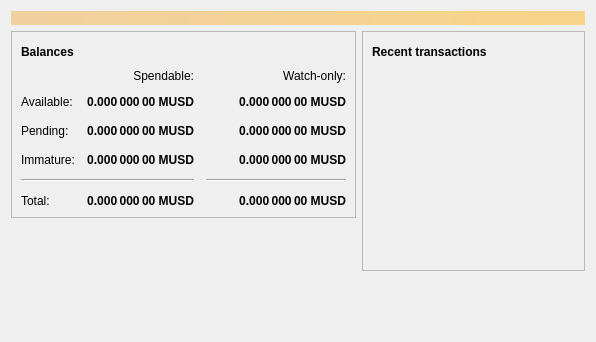
<?xml version="1.0" encoding="UTF-8"?>
<ui version="4.0">
 <class>OverviewPage</class>
 <widget class="QWidget" name="OverviewPage">
  <property name="geometry">
   <rect>
    <x>0</x>
    <y>0</y>
    <width>596</width>
    <height>342</height>
   </rect>
  </property>
  <property name="windowTitle">
   <string>Form</string>
  </property>
  <layout class="QVBoxLayout" name="topLayout">
   <item>
    <widget class="QLabel" name="labelAlerts">
     <property name="visible">
      <bool>false</bool>
     </property>
     <property name="styleSheet">
      <string notr="true">QLabel { background-color: qlineargradient(x1: 0, y1: 0, x2: 1, y2: 0, stop:0 #F0D0A0, stop:1 #F8D488); color:#000000; }</string>
     </property>
     <property name="wordWrap">
      <bool>true</bool>
     </property>
     <property name="margin">
      <number>3</number>
     </property>
     <property name="textInteractionFlags">
      <set>Qt::TextSelectableByMouse</set>
     </property>
    </widget>
   </item>
   <item>
    <layout class="QHBoxLayout" name="horizontalLayout" stretch="1,1">
     <item>
      <layout class="QVBoxLayout" name="verticalLayout_2">
       <item>
        <widget class="QFrame" name="frame">
         <property name="frameShape">
          <enum>QFrame::StyledPanel</enum>
         </property>
         <property name="frameShadow">
          <enum>QFrame::Raised</enum>
         </property>
         <layout class="QVBoxLayout" name="verticalLayout_4">
          <item>
           <layout class="QHBoxLayout" name="horizontalLayout_4">
            <item>
             <widget class="QLabel" name="label_5">
              <property name="font">
               <font>
                <weight>75</weight>
                <bold>true</bold>
               </font>
              </property>
              <property name="text">
               <string>Balances</string>
              </property>
             </widget>
            </item>
            <item>
             <widget class="QPushButton" name="labelWalletStatus">
              <property name="enabled">
               <bool>true</bool>
              </property>
              <property name="maximumSize">
               <size>
                <width>30</width>
                <height>16777215</height>
               </size>
              </property>
              <property name="toolTip">
               <string>The displayed information may be out of date. Your wallet automatically synchronizes with the Musdcoin network after a connection is established, but this process has not completed yet.</string>
              </property>
              <property name="text">
               <string/>
              </property>
              <property name="icon">
               <iconset resource="../bitcoin.qrc">
                <normaloff>:/icons/warning</normaloff>
                <disabledoff>:/icons/warning</disabledoff>:/icons/warning</iconset>
              </property>
              <property name="iconSize">
               <size>
                <width>24</width>
                <height>24</height>
               </size>
              </property>
              <property name="flat">
               <bool>true</bool>
              </property>
             </widget>
            </item>
            <item>
             <spacer name="horizontalSpacer_3">
              <property name="orientation">
               <enum>Qt::Horizontal</enum>
              </property>
              <property name="sizeHint" stdset="0">
               <size>
                <width>40</width>
                <height>20</height>
               </size>
              </property>
             </spacer>
            </item>
           </layout>
          </item>
          <item>
           <layout class="QGridLayout" name="gridLayout">
            <property name="spacing">
             <number>12</number>
            </property>
            <item row="2" column="2">
             <widget class="QLabel" name="labelWatchPending">
              <property name="font">
               <font>
                <weight>75</weight>
                <bold>true</bold>
               </font>
              </property>
              <property name="cursor">
               <cursorShape>IBeamCursor</cursorShape>
              </property>
              <property name="toolTip">
               <string>Unconfirmed transactions to watch-only addresses</string>
              </property>
              <property name="text">
               <string notr="true">0.000 000 00 MUSD</string>
              </property>
              <property name="alignment">
               <set>Qt::AlignRight|Qt::AlignTrailing|Qt::AlignVCenter</set>
              </property>
              <property name="textInteractionFlags">
               <set>Qt::LinksAccessibleByMouse|Qt::TextSelectableByKeyboard|Qt::TextSelectableByMouse</set>
              </property>
             </widget>
            </item>
            <item row="2" column="1">
             <widget class="QLabel" name="labelUnconfirmed">
              <property name="font">
               <font>
                <weight>75</weight>
                <bold>true</bold>
               </font>
              </property>
              <property name="cursor">
               <cursorShape>IBeamCursor</cursorShape>
              </property>
              <property name="toolTip">
               <string>Total of transactions that have yet to be confirmed, and do not yet count toward the spendable balance</string>
              </property>
              <property name="text">
               <string notr="true">0.000 000 00 MUSD</string>
              </property>
              <property name="alignment">
               <set>Qt::AlignRight|Qt::AlignTrailing|Qt::AlignVCenter</set>
              </property>
              <property name="textInteractionFlags">
               <set>Qt::LinksAccessibleByMouse|Qt::TextSelectableByKeyboard|Qt::TextSelectableByMouse</set>
              </property>
             </widget>
            </item>
            <item row="3" column="2">
             <widget class="QLabel" name="labelWatchImmature">
              <property name="font">
               <font>
                <weight>75</weight>
                <bold>true</bold>
               </font>
              </property>
              <property name="cursor">
               <cursorShape>IBeamCursor</cursorShape>
              </property>
              <property name="toolTip">
               <string>Mined balance in watch-only addresses that has not yet matured</string>
              </property>
              <property name="text">
               <string notr="true">0.000 000 00 MUSD</string>
              </property>
              <property name="alignment">
               <set>Qt::AlignRight|Qt::AlignTrailing|Qt::AlignVCenter</set>
              </property>
              <property name="textInteractionFlags">
               <set>Qt::LinksAccessibleByMouse|Qt::TextSelectableByKeyboard|Qt::TextSelectableByMouse</set>
              </property>
             </widget>
            </item>
            <item row="4" column="0" colspan="2">
             <widget class="Line" name="line">
              <property name="orientation">
               <enum>Qt::Horizontal</enum>
              </property>
             </widget>
            </item>
            <item row="4" column="2">
             <widget class="Line" name="lineWatchBalance">
              <property name="sizePolicy">
               <sizepolicy hsizetype="Preferred" vsizetype="Fixed">
                <horstretch>0</horstretch>
                <verstretch>0</verstretch>
               </sizepolicy>
              </property>
              <property name="minimumSize">
               <size>
                <width>140</width>
                <height>0</height>
               </size>
              </property>
              <property name="orientation">
               <enum>Qt::Horizontal</enum>
              </property>
             </widget>
            </item>
            <item row="5" column="0">
             <widget class="QLabel" name="labelTotalText">
              <property name="text">
               <string>Total:</string>
              </property>
             </widget>
            </item>
            <item row="3" column="1">
             <widget class="QLabel" name="labelImmature">
              <property name="font">
               <font>
                <weight>75</weight>
                <bold>true</bold>
               </font>
              </property>
              <property name="cursor">
               <cursorShape>IBeamCursor</cursorShape>
              </property>
              <property name="toolTip">
               <string>Mined balance that has not yet matured</string>
              </property>
              <property name="text">
               <string notr="true">0.000 000 00 MUSD</string>
              </property>
              <property name="alignment">
               <set>Qt::AlignRight|Qt::AlignTrailing|Qt::AlignVCenter</set>
              </property>
              <property name="textInteractionFlags">
               <set>Qt::LinksAccessibleByMouse|Qt::TextSelectableByKeyboard|Qt::TextSelectableByMouse</set>
              </property>
             </widget>
            </item>
            <item row="2" column="3">
             <spacer name="horizontalSpacer_2">
              <property name="orientation">
               <enum>Qt::Horizontal</enum>
              </property>
              <property name="sizeHint" stdset="0">
               <size>
                <width>40</width>
                <height>20</height>
               </size>
              </property>
             </spacer>
            </item>
            <item row="3" column="0">
             <widget class="QLabel" name="labelImmatureText">
              <property name="text">
               <string>Immature:</string>
              </property>
             </widget>
            </item>
            <item row="5" column="1">
             <widget class="QLabel" name="labelTotal">
              <property name="font">
               <font>
                <weight>75</weight>
                <bold>true</bold>
               </font>
              </property>
              <property name="cursor">
               <cursorShape>IBeamCursor</cursorShape>
              </property>
              <property name="toolTip">
               <string>Your current total balance</string>
              </property>
              <property name="text">
               <string notr="true">0.000 000 00 MUSD</string>
              </property>
              <property name="alignment">
               <set>Qt::AlignRight|Qt::AlignTrailing|Qt::AlignVCenter</set>
              </property>
              <property name="textInteractionFlags">
               <set>Qt::LinksAccessibleByMouse|Qt::TextSelectableByKeyboard|Qt::TextSelectableByMouse</set>
              </property>
             </widget>
            </item>
            <item row="5" column="2">
             <widget class="QLabel" name="labelWatchTotal">
              <property name="font">
               <font>
                <weight>75</weight>
                <bold>true</bold>
               </font>
              </property>
              <property name="cursor">
               <cursorShape>IBeamCursor</cursorShape>
              </property>
              <property name="toolTip">
               <string>Current total balance in watch-only addresses</string>
              </property>
              <property name="text">
               <string notr="true">0.000 000 00 MUSD</string>
              </property>
              <property name="alignment">
               <set>Qt::AlignRight|Qt::AlignTrailing|Qt::AlignVCenter</set>
              </property>
              <property name="textInteractionFlags">
               <set>Qt::LinksAccessibleByMouse|Qt::TextSelectableByKeyboard|Qt::TextSelectableByMouse</set>
              </property>
             </widget>
            </item>
            <item row="0" column="2">
             <widget class="QLabel" name="labelWatchonly">
              <property name="text">
               <string>Watch-only:</string>
              </property>
              <property name="alignment">
               <set>Qt::AlignRight|Qt::AlignTrailing|Qt::AlignVCenter</set>
              </property>
             </widget>
            </item>
            <item row="1" column="0">
             <widget class="QLabel" name="labelBalanceText">
              <property name="text">
               <string>Available:</string>
              </property>
             </widget>
            </item>
            <item row="1" column="1">
             <widget class="QLabel" name="labelBalance">
              <property name="font">
               <font>
                <weight>75</weight>
                <bold>true</bold>
               </font>
              </property>
              <property name="cursor">
               <cursorShape>IBeamCursor</cursorShape>
              </property>
              <property name="toolTip">
               <string>Your current spendable balance</string>
              </property>
              <property name="text">
               <string notr="true">0.000 000 00 MUSD</string>
              </property>
              <property name="alignment">
               <set>Qt::AlignRight|Qt::AlignTrailing|Qt::AlignVCenter</set>
              </property>
              <property name="textInteractionFlags">
               <set>Qt::LinksAccessibleByMouse|Qt::TextSelectableByKeyboard|Qt::TextSelectableByMouse</set>
              </property>
             </widget>
            </item>
            <item row="1" column="2">
             <widget class="QLabel" name="labelWatchAvailable">
              <property name="font">
               <font>
                <weight>75</weight>
                <bold>true</bold>
               </font>
              </property>
              <property name="cursor">
               <cursorShape>IBeamCursor</cursorShape>
              </property>
              <property name="toolTip">
               <string>Your current balance in watch-only addresses</string>
              </property>
              <property name="text">
               <string notr="true">0.000 000 00 MUSD</string>
              </property>
              <property name="alignment">
               <set>Qt::AlignRight|Qt::AlignTrailing|Qt::AlignVCenter</set>
              </property>
              <property name="textInteractionFlags">
               <set>Qt::LinksAccessibleByMouse|Qt::TextSelectableByKeyboard|Qt::TextSelectableByMouse</set>
              </property>
             </widget>
            </item>
            <item row="2" column="0">
             <widget class="QLabel" name="labelPendingText">
              <property name="text">
               <string>Pending:</string>
              </property>
             </widget>
            </item>
            <item row="0" column="1">
             <widget class="QLabel" name="labelSpendable">
              <property name="text">
               <string>Spendable:</string>
              </property>
              <property name="alignment">
               <set>Qt::AlignRight|Qt::AlignTrailing|Qt::AlignVCenter</set>
              </property>
             </widget>
            </item>
           </layout>
          </item>
         </layout>
        </widget>
       </item>
       <item>
        <spacer name="verticalSpacer">
         <property name="orientation">
          <enum>Qt::Vertical</enum>
         </property>
         <property name="sizeHint" stdset="0">
          <size>
           <width>20</width>
           <height>40</height>
          </size>
         </property>
        </spacer>
       </item>
      </layout>
     </item>
     <item>
      <layout class="QVBoxLayout" name="verticalLayout_3">
       <item>
        <widget class="QFrame" name="frame_2">
         <property name="frameShape">
          <enum>QFrame::StyledPanel</enum>
         </property>
         <property name="frameShadow">
          <enum>QFrame::Raised</enum>
         </property>
         <layout class="QVBoxLayout" name="verticalLayout">
          <item>
           <layout class="QHBoxLayout" name="horizontalLayout_2">
            <item>
             <widget class="QLabel" name="label_4">
              <property name="font">
               <font>
                <weight>75</weight>
                <bold>true</bold>
               </font>
              </property>
              <property name="text">
               <string>Recent transactions</string>
              </property>
             </widget>
            </item>
            <item>
             <widget class="QPushButton" name="labelTransactionsStatus">
              <property name="enabled">
               <bool>true</bool>
              </property>
              <property name="maximumSize">
               <size>
                <width>30</width>
                <height>16777215</height>
               </size>
              </property>
              <property name="toolTip">
               <string>The displayed information may be out of date. Your wallet automatically synchronizes with the Musdcoin network after a connection is established, but this process has not completed yet.</string>
              </property>
              <property name="text">
               <string/>
              </property>
              <property name="icon">
               <iconset resource="../bitcoin.qrc">
                <normaloff>:/icons/warning</normaloff>
                <disabledoff>:/icons/warning</disabledoff>:/icons/warning</iconset>
              </property>
              <property name="iconSize">
               <size>
                <width>24</width>
                <height>24</height>
               </size>
              </property>
              <property name="flat">
               <bool>true</bool>
              </property>
             </widget>
            </item>
            <item>
             <spacer name="horizontalSpacer">
              <property name="orientation">
               <enum>Qt::Horizontal</enum>
              </property>
              <property name="sizeHint" stdset="0">
               <size>
                <width>40</width>
                <height>20</height>
               </size>
              </property>
             </spacer>
            </item>
           </layout>
          </item>
          <item>
           <widget class="QListView" name="listTransactions">
            <property name="styleSheet">
             <string notr="true">QListView { background: transparent; }</string>
            </property>
            <property name="frameShape">
             <enum>QFrame::NoFrame</enum>
            </property>
            <property name="verticalScrollBarPolicy">
             <enum>Qt::ScrollBarAlwaysOff</enum>
            </property>
            <property name="horizontalScrollBarPolicy">
             <enum>Qt::ScrollBarAlwaysOff</enum>
            </property>
            <property name="selectionMode">
             <enum>QAbstractItemView::NoSelection</enum>
            </property>
           </widget>
          </item>
         </layout>
        </widget>
       </item>
       <item>
        <spacer name="verticalSpacer_2">
         <property name="orientation">
          <enum>Qt::Vertical</enum>
         </property>
         <property name="sizeHint" stdset="0">
          <size>
           <width>20</width>
           <height>40</height>
          </size>
         </property>
        </spacer>
       </item>
      </layout>
     </item>
    </layout>
   </item>
  </layout>
 </widget>
 <resources/>
 <connections/>
</ui>
